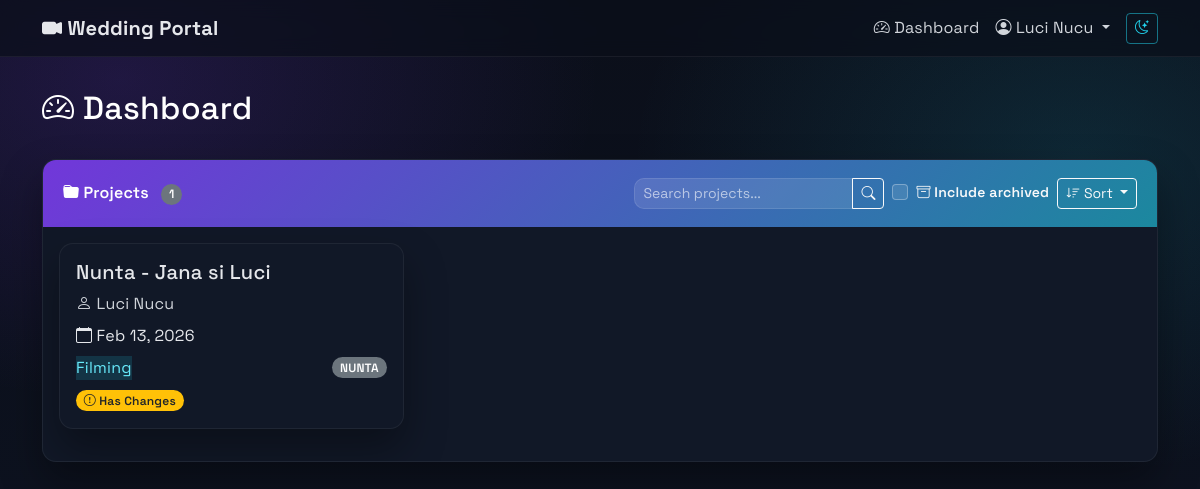
The page /dashboard/ (signed in) on the database its author committed.
### projects/models.py (models this page shows, shortened)
class User(AbstractUser):
    ROLE_CHOICES = [
        ('ADMIN', 'Admin'),
        ('CLIENT', 'Client'),
    ]
    role = models.CharField(max_length=10, choices=ROLE_CHOICES, default='CLIENT')
    username = models.CharField(max_length=150, blank=True, null=True, unique=False)
    email = models.EmailField(unique=True)
    USERNAME_FIELD = 'email'
    REQUIRED_FIELDS = ['first_name']  # Remove username from required fields
    objects = CustomUserManager()
    def is_admin(self):
        return self.role == 'ADMIN'

class Project(models.Model):
    PROJECT_TYPE_CHOICES = [
        ('NUNTA', 'Nunta'),
        ('BOTEZ', 'Botez'),
        ('ALTELE', 'Altele'),
    ]
    STATUS_CHOICES = [
        ('Not Started', 'Not Started'),
        ('Planning', 'Planning'),
        ('Filming', 'Filming'),
        ('Editing', 'Editing'),
        ('Completed', 'Completed'),
    ]
    EDIT_STATUS_CHOICES = [
        ('Not Started', 'Not Started'),
        ('Pending', 'Pending'),
        ('In Progress', 'In Progress'),
        ('Review', 'Review'),
        ('Completed', 'Completed'),
    ]
    name = models.CharField(max_length=255)
    slug = models.SlugField(max_length=255, unique=True, blank=True, null=True)
    user = models.ForeignKey(User, on_delete=models.CASCADE, related_name='projects')
    client_name = models.CharField(max_length=255, blank=True, null=True)
    client_email = models.EmailField(blank=True, null=True)
    status = models.CharField(max_length=50, choices=STATUS_CHOICES, default='Not Started')
    edit_status = models.CharField(max_length=50, choices=EDIT_STATUS_CHOICES, default='Not Started')
    editing_progress = models.IntegerField(default=0, help_text="Editing progress percentage (0-100)")
    notes = models.TextField(blank=True, null=True)
    is_archived = models.BooleanField(default=False)
    event_date = models.DateTimeField()
    type = models.CharField(max_length=10, choices=PROJECT_TYPE_CHOICES)
    title_video = models.CharField(max_length=255, blank=True, null=True)
    city = models.CharField(max_length=100, blank=True, null=True)
    civil_union_details = models.TextField(blank=True, null=True)
    prep = models.TextField(blank=True, null=True)
    church = models.TextField(blank=True, null=True)
    session = models.TextField(blank=True, null=True)
    restaurant = models.TextField(blank=True, null=True)
    details_extra = models.TextField(blank=True, null=True)
    editing_preferences = models.TextField(blank=True, null=True)
    main_details = models.TextField(blank=True, null=True, help_text="Main event details")
    PACKAGE_TYPE_CHOICES = [
        ('Clasic', 'Clasic'),
        ('Highlights', 'Highlights'),
        ('Duo', 'Duo'),
        ('Cinema', 'Cinema'),
        ('Creative', 'Creative'),
        ('Botez', 'Botez'),
        ('Custom', 'Custom'),
    ]
    MOVIE_DURATION_CHOICES = [
        ('30min', '30 min'),
        ('1h', '1 h'),
        ('1h30min', '1h30min'),
        ('2h-3h', '2h-3h'),
        ('3h-4h', '3h-4h'),
        ('Other', 'Other'),
    ]
    package_type = models.CharField(max_length=20, choices=PACKAGE_TYPE_CHOICES, blank=True, null=True)
    package_4k = models.BooleanField(default=True)
    package_fullhd = models.BooleanField(default=False)
    package_cameras = models.IntegerField(default=1, choices=[(1, '1'), (2, '2'), (3, '3')])
    montage_highlights = models.BooleanField(default=False)
    montage_movie = models.BooleanField(default=False)
    montage_movie_duration = models.CharField(max_length=20, choices=MOVIE_DURATION_CHOICES, blank=True, null=True)
    montage_movie_other = models.CharField(max_length=100, blank=True, null=True)
    montage_bonus_primary = models.BooleanField(default=False)
    montage_bonus_full = models.BooleanField(default=False)
    montage_cinema_duration = models.CharField(max_length=20, choices=[('1h', '1 hour'), ('1h30min', '1h30min')], default='1h30min', blank=True, null=True)
    equipment_audio_recorder = models.BooleanField(default=False)
    equipment_stabilizer = models.BooleanField(default=False)
    equipment_external_light = models.BooleanField(default=False)
    team_videographer = models.IntegerField(default=1)
    team_operator = models.IntegerField(default=0)
    team_assistant = models.IntegerField(default=0)
    delivery_online = models.BooleanField(default=True)
    delivery_usb = models.BooleanField(default=False)
    event_presence = models.TextField(blank=True, null=True)
    CURRENCY_CHOICES = [
        ('EUR', 'Euro'),
        ('LEI', 'Lei'),
    ]
    price = models.IntegerField(blank=True, null=True)
    price_currency = models.CharField(max_length=3, choices=CURRENCY_CHOICES, default='EUR')
    price_other_details = models.TextField(blank=True, null=True)
    filming_details = models.TextField(blank=True, null=True, help_text="Client requests for filming")
    videographer_filming_notes = models.TextField(blank=True, null=True, help_text="Videographer's notes for filming (admin only)")
    critical_production_notes = models.TextField(blank=True, null=True, help_text="Critical production details (admin only)")
    videographer_editing_notes = models.TextField(blank=True, null=True, help_text="Videographer's notes for editing (admin only)")
    ceremony_field_order = models.JSONField(
        default=dict,
        blank=True,
        help_text="Custom order for ceremony detail fields"
    )
    admin_notified_of_changes = models.BooleanField(default=False)
    last_admin_notification_date = models.DateTimeField(blank=True, null=True)
    last_client_notification_date = models.DateTimeField(blank=True, null=True)
    has_unsent_changes = models.BooleanField(default=False)
    current_guidance_message = models.CharField(max_length=50, default='initial', help_text="Current guidance message type")
    dismissed_guidance_messages = models.JSONField(default=list, blank=True, help_text="List of dismissed guidance message types")
    created_at = models.DateTimeField(auto_now_add=True)
    updated_at = models.DateTimeField(auto_now=True)
    class Meta:
        ordering = ['-created_at']

### projects/views.py (the view, shortened to what this page needs)
# urls.py: path('dashboard/', views.dashboard, name='dashboard'),
@login_required
def dashboard(request):
    user = request.user
    search_query = request.GET.get('search', '')
    sort_by = request.GET.get('sort', 'newest')  # Default sort by newest first
    include_archived = request.GET.get('include_archived', '') == 'on'
    valid_sorts = {
        'name': 'name',
        '-name': '-name',
        'date': 'event_date',
        '-date': '-event_date',
        'status': 'status',
        '-status': '-status',
        'client': 'client_name',
        '-client': '-client_name',
        'newest': '-id',
        'oldest': 'id'
    }
    sort_field = valid_sorts.get(sort_by, '-id')
    if user.is_admin():
        if include_archived:
            projects = Project.objects.all()  # Include both archived and active
        else:
            projects = Project.objects.filter(is_archived=False)
        pending_modifications = ProjectModification.objects.filter(status='PENDING')
        if search_query:
            projects = projects.filter(
                Q(name__icontains=search_query) |
                Q(client_name__icontains=search_query) |
                Q(user__username__icontains=search_query) |
                Q(user__first_name__icontains=search_query) |
                Q(user__last_name__icontains=search_query) |
                Q(status__icontains=search_query) |
                Q(type__icontains=search_query)
            )
        projects = projects.order_by(sort_field)
        context = {
            'projects': projects,
            'pending_modifications': pending_modifications,
            'is_admin': True,
            'search_query': search_query,
            'current_sort': sort_by,
            'include_archived': include_archived,
        }
    else:
        if include_archived:
            projects = Project.objects.filter(user=user)  # Include both archived and active
        else:
            projects = Project.objects.filter(user=user, is_archived=False)
        projects = projects.order_by(sort_field)
        context = {
            'projects': projects,
            'is_admin': False,
            'search_query': search_query,
            'current_sort': sort_by,
            'include_archived': include_archived,
        }
    return render(request, 'dashboard.html', context)

### templates/dashboard.html (shortened to what this page needs)
{% extends 'base.html' %}
{% block content %}
<div class="row mb-4">
    <div class="col">
        <h2 class="text-white">
            <i class="bi bi-speedometer2"></i> Dashboard
        </h2>
    </div>
</div>
<div class="card">
    <div class="card-header d-flex justify-content-between align-items-center">
        <div>
            <i class="bi bi-folder-fill"></i> Projects
            {% if projects %}
                <span class="badge bg-secondary ms-2">{{ projects|length }}</span>
            {% endif %}
        </div>
        <div class="d-flex gap-2 align-items-center">
            <div class="input-group" style="width: 250px;">
                <input type="text" class="form-control form-control-sm" id="projectSearch"
                       placeholder="Search projects..." value="{{ search_query }}"
                       style="background-color: rgba(255,255,255,0.1); border-color: rgba(255,255,255,0.2); color: white;">
                <button class="btn btn-outline-light btn-sm" type="button" id="searchButton">
                    <i class="bi bi-search"></i>
                </button>
            </div>
            <div class="form-check" style="min-width: 140px;">
                <input class="form-check-input" type="checkbox" id="includeArchived"
                       style="background-color: rgba(255,255,255,0.1); border-color: rgba(255,255,255,0.3);">
                <label class="form-check-label text-light small" for="includeArchived">
                    <i class="bi bi-archive"></i> Include archived
                </label>
            </div>
            <div class="dropdown">
                <button class="btn btn-outline-light btn-sm dropdown-toggle" type="button"
                        id="sortDropdown" data-bs-toggle="dropdown" aria-expanded="false">
                    <i class="bi bi-sort-down"></i> Sort
                </button>
            </div>
        </div>
    </div>
    <div class="card-body">
        {% if projects %}
        <div class="row">
            {% for project in projects %}
            <div class="col-md-6 col-lg-4 mb-3">
                <div class="card project-card position-relative" style="cursor: pointer;" data-project-url="{% url 'project_detail' project.slug %}">
                    <div class="card-body">
                        <h5 class="card-title">{{ project.name }}</h5>
                        <p class="text-muted mb-2">
                            <i class="bi bi-person"></i> {{ project.client_name|default:project.user.get_full_name|default:project.user.username }}
                        </p>
                        <p class="mb-2">
                            <i class="bi bi-calendar"></i> {{ project.event_date|date:"M d, Y" }}
                        </p>
                        <div class="d-flex justify-content-between align-items-center">
                            <span class="status-badge status-{{ project.status|lower|cut:" " }}">
                                {{ project.status }}
                            </span>
                            <span class="badge bg-secondary">
                                {{ project.type }}
                            </span>
                        </div>
                        <div class="mt-2">
                            {% if project.has_unsent_changes %}
                            <span class="badge bg-warning text-dark me-1">
                                <i class="bi bi-exclamation-circle"></i> Has Changes
                            </span>
                            {% endif %}
                        </div>
                    </div>
                </div>
            </div>
            {% endfor %}
        </div>
        {% endif %}
    </div>
</div>
{% endblock %}

### templates/base.html (shortened to what this page needs)
<!DOCTYPE html>
{% load static %}
<html lang="en">
<head>
    <link href="https://cdn.jsdelivr.net/npm/bootstrap@5.3.0/dist/css/bootstrap.min.css" rel="stylesheet">
    <link href="https://cdn.jsdelivr.net/npm/bootstrap-icons@1.11.0/font/bootstrap-icons.css" rel="stylesheet">
    <link href="{% static 'css/theme.css' %}" rel="stylesheet">
</head>
<body>
    <nav class="navbar navbar-expand-lg navbar-dark">
        <div class="container">
            <a class="navbar-brand" href="{% url 'dashboard' %}">
                <i class="bi bi-camera-video-fill"></i> Wedding Portal
            </a>
            <div class="collapse navbar-collapse" id="navbarNav">
                <ul class="navbar-nav ms-auto">
                    {% if user.is_authenticated %}
                        <li class="nav-item">
                            <a class="nav-link" href="{% url 'dashboard' %}">
                                <i class="bi bi-speedometer2"></i> Dashboard
                            </a>
                        </li>
                        <li class="nav-item dropdown">
                            <a class="nav-link dropdown-toggle" href="#" id="userDropdown" role="button" data-bs-toggle="dropdown">
                                <i class="bi bi-person-circle"></i> {{ user.get_full_name|default:user.email }}
                            </a>
                        </li>
                    {% else %}
                        <li class="nav-item">
                            <a class="nav-link" href="{% url 'login' %}">
                                <i class="bi bi-box-arrow-in-right"></i> Login
                            </a>
                        </li>
                    {% endif %}
                </ul>
            </div>
        </div>
    </nav>
    <div class="main-container">
        <div class="container">
            {% block content %}{% endblock %}
        </div>
    </div>
</body>
</html>

### rows shown on the page
User: get_full_name "Luci Nucu"
Project: name "Nunta - Jana si Luci", client_name "Luci Nucu", event_date "Feb 13, 2026", status "Filming", type "NUNTA", has_unsent_changes True (drawn)

### other values the page prints
{{ projects|length }} "1"
